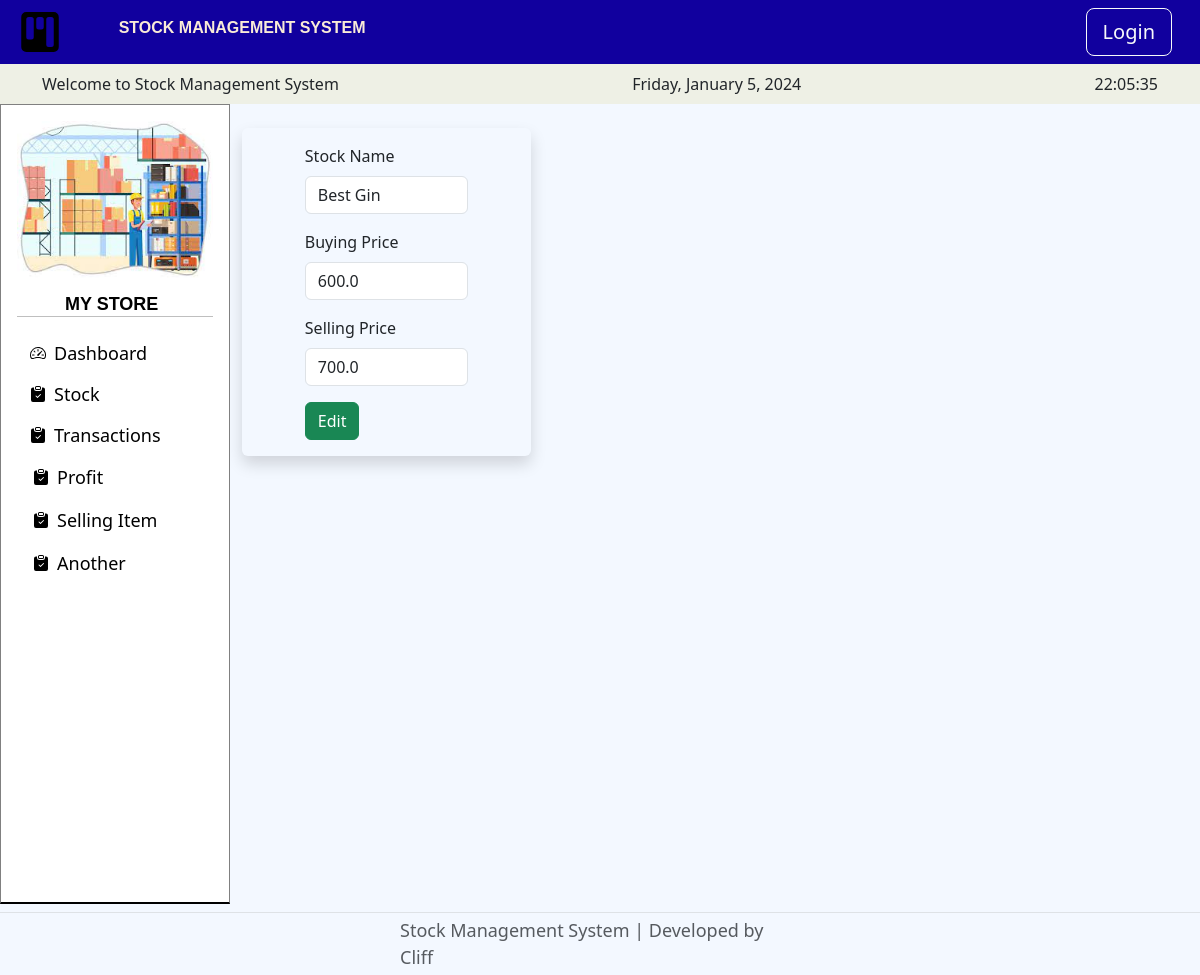
Screenshot of /edit/5 with the database file from the repository.
### main.py (models this page shows)
class Stock(db.Model):
    __tablename__ = "stock"
    id = db.Column(db.Integer, primary_key=True)
    item_name = db.Column(db.String(100), unique=True, nullable=False)
    item_quantity = db.Column(db.Integer, nullable=False)
    buying_price = db.Column(db.Float, nullable=False)
    selling_price = db.Column(db.Float, nullable=False)
    transactions = db.relationship("Transactions", back_populates="itemname", cascade="all, delete-orphan")

### main.py (the view)
@app.route("/edit/<int:stock_id>", methods=['POST', 'GET'])
def edit(stock_id):
    stock_to_edit = db.get_or_404(Stock, stock_id)
    edit_form = EditForm(
        item_name=stock_to_edit.item_name,
        buying_price=stock_to_edit.buying_price,
        selling_price=stock_to_edit.selling_price
    )
    if request.method == "POST":
        new_b_price = float(edit_form.buying_price.data)
        new_s_price = float(edit_form.selling_price.data)
        stock_manager.update_item_b_price(stock_to_edit.item_name, new_b_price)
        stock_manager.update_item_s_price(stock_to_edit.item_name, new_s_price)
        return redirect(url_for('stock'))
    return render_template('edit.html', form=edit_form)

### forms.py
class EditForm(FlaskForm):
    item_name = StringField(label="Stock Name", validators=[DataRequired()])
    buying_price = FloatField(label="Buying Price", validators=[DataRequired()])
    selling_price = FloatField(label="Selling Price", validators=[DataRequired()])
    submit = SubmitField("Edit")

### templates/edit.html
{% from "bootstrap5/form.html" import render_form %}
{% extends 'index.html' %}
{% block content %}
<main class="mb-4">
    <div class="container bordered rounded shadow my-4 p-3">
      <div class="row">
        <div class="col-lg-8 col-md-10 mx-auto">
          {{ render_form(form, novalidate=True, button_map={"submit": "success"}) }}
        </div>
      </div>
    </div>
  </main>
{% endblock %}

### static/style.css (style rules this page uses)
body, html { height: 100%; margin: 0; }

### rows the page displays
Stock: item_name "Best Gin", buying_price "600.0", selling_price "700.0"
